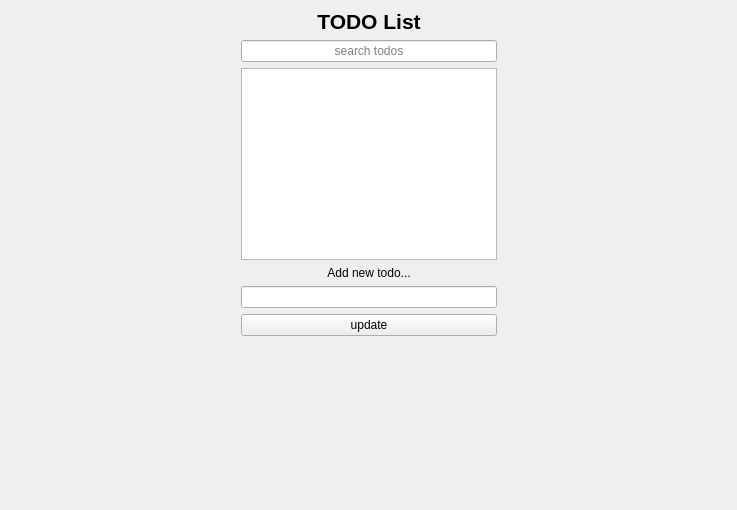
<?xml version="1.0" encoding="UTF-8"?>
<ui version="4.0">
 <class>MainWindow</class>
 <widget class="QMainWindow" name="MainWindow">
  <property name="geometry">
   <rect>
    <x>0</x>
    <y>0</y>
    <width>737</width>
    <height>510</height>
   </rect>
  </property>
  <property name="windowTitle">
   <string>TODO List</string>
  </property>
  <widget class="QWidget" name="centralwidget">
   <layout class="QGridLayout" name="gridLayout">
    <item row="0" column="0">
     <spacer name="horizontalSpacer">
      <property name="orientation">
       <enum>Qt::Horizontal</enum>
      </property>
      <property name="sizeHint" stdset="0">
       <size>
        <width>40</width>
        <height>20</height>
       </size>
      </property>
     </spacer>
    </item>
    <item row="0" column="2">
     <spacer name="horizontalSpacer_2">
      <property name="orientation">
       <enum>Qt::Horizontal</enum>
      </property>
      <property name="sizeHint" stdset="0">
       <size>
        <width>40</width>
        <height>20</height>
       </size>
      </property>
     </spacer>
    </item>
    <item row="0" column="1">
     <layout class="QVBoxLayout" name="verticalLayout">
      <item>
       <widget class="QLabel" name="label">
        <property name="sizePolicy">
         <sizepolicy hsizetype="Preferred" vsizetype="Fixed">
          <horstretch>0</horstretch>
          <verstretch>0</verstretch>
         </sizepolicy>
        </property>
        <property name="font">
         <font>
          <pointsize>16</pointsize>
          <weight>75</weight>
          <bold>true</bold>
         </font>
        </property>
        <property name="text">
         <string>TODO List</string>
        </property>
        <property name="alignment">
         <set>Qt::AlignCenter</set>
        </property>
       </widget>
      </item>
      <item>
       <widget class="QLineEdit" name="editSearch">
        <property name="alignment">
         <set>Qt::AlignCenter</set>
        </property>
        <property name="placeholderText">
         <string>search todos</string>
        </property>
       </widget>
      </item>
      <item>
       <widget class="QListWidget" name="listWidget">
        <property name="focusPolicy">
         <enum>Qt::NoFocus</enum>
        </property>
        <property name="dragEnabled">
         <bool>false</bool>
        </property>
        <property name="dragDropOverwriteMode">
         <bool>false</bool>
        </property>
        <property name="dragDropMode">
         <enum>QAbstractItemView::NoDragDrop</enum>
        </property>
        <property name="movement">
         <enum>QListView::Static</enum>
        </property>
       </widget>
      </item>
      <item>
       <widget class="QLabel" name="label_2">
        <property name="sizePolicy">
         <sizepolicy hsizetype="Preferred" vsizetype="Fixed">
          <horstretch>0</horstretch>
          <verstretch>0</verstretch>
         </sizepolicy>
        </property>
        <property name="text">
         <string>Add new todo...</string>
        </property>
        <property name="alignment">
         <set>Qt::AlignCenter</set>
        </property>
       </widget>
      </item>
      <item>
       <widget class="QLineEdit" name="editAdd">
        <property name="alignment">
         <set>Qt::AlignCenter</set>
        </property>
       </widget>
      </item>
      <item>
       <widget class="QPushButton" name="pushButton">
        <property name="focusPolicy">
         <enum>Qt::NoFocus</enum>
        </property>
        <property name="text">
         <string>update</string>
        </property>
       </widget>
      </item>
      <item>
       <spacer name="verticalSpacer_2">
        <property name="orientation">
         <enum>Qt::Vertical</enum>
        </property>
        <property name="sizeHint" stdset="0">
         <size>
          <width>20</width>
          <height>40</height>
         </size>
        </property>
       </spacer>
      </item>
     </layout>
    </item>
   </layout>
  </widget>
 </widget>
 <resources/>
 <connections/>
</ui>
